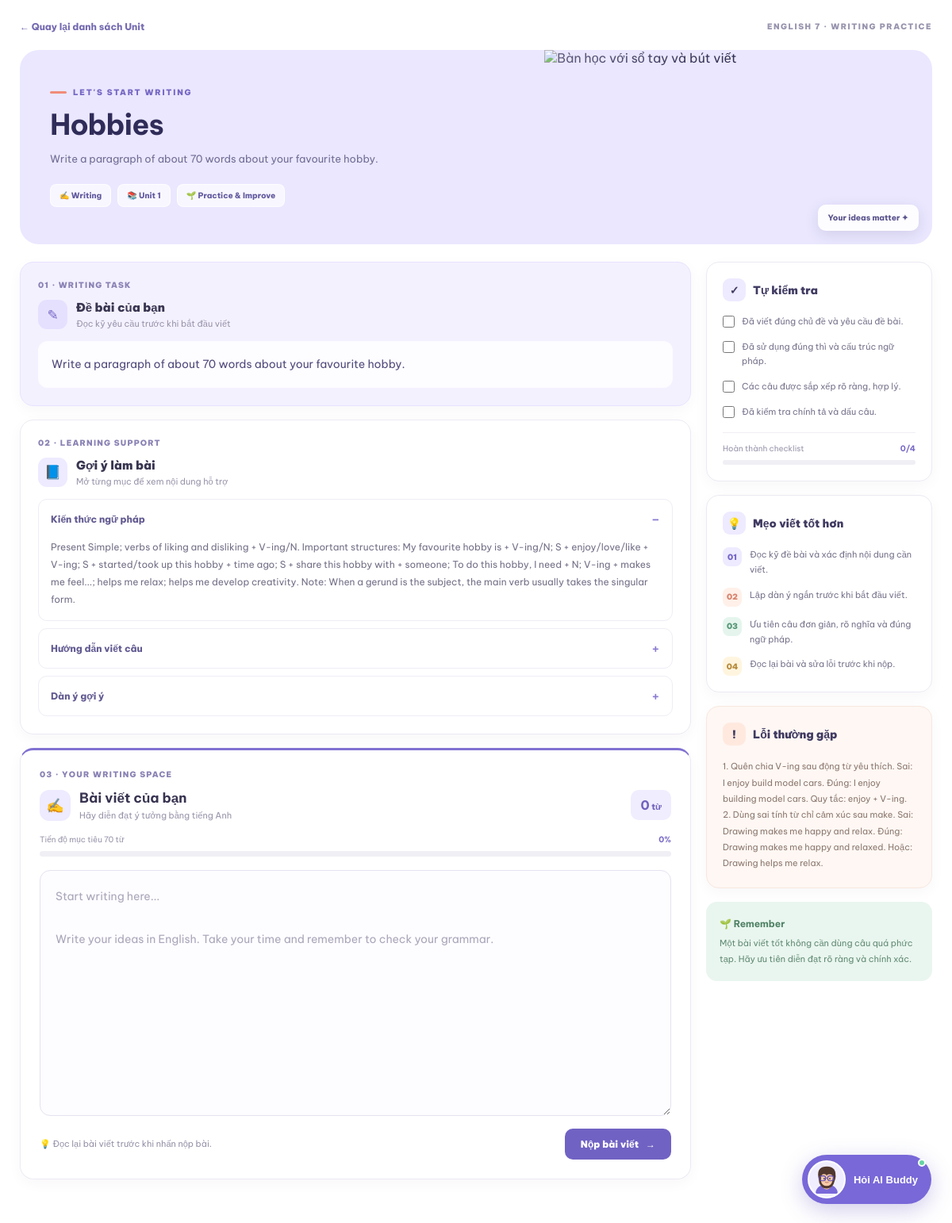
/writing/practice/1 (signed in), run on the app's committed database.
### database.py (models this page shows)
class WritingUnit(db.Model):
    __tablename__ = "writing_units"
    id = db.Column(db.Integer, primary_key=True)
    unit = db.Column(db.Integer, nullable=False, unique=True)
    title = db.Column(db.String(200), nullable=False)
    topic = db.Column(db.String(200))
    writing_type = db.Column(db.String(100))
    writing_topic = db.Column(db.Text)
    grammar_focus = db.Column(db.Text)
    sentence_guide = db.Column(db.Text)
    ordering_exercises = db.Column(db.Text)
    completion_exercises = db.Column(db.Text)
    writing_prompt = db.Column(db.Text)
    outline = db.Column(db.Text)
    sample_basic = db.Column(db.Text)
    sample_intermediate = db.Column(db.Text)
    sample_advanced = db.Column(db.Text)
    rubric = db.Column(db.Text)
    common_errors = db.Column(db.Text)
    self_editing_checklist = db.Column(db.Text)
    created_at = db.Column(
        db.DateTime,
        default=datetime.utcnow
    )

### writing.py (the view, shortened to what this page needs)
@writing_bp.route(
    "/writing/practice/<int:unit_number>",
    methods=["GET", "POST"]
)
@student_required
def writing_practice(unit_number):
    if unit_number < 1 or unit_number > 6:
        abort(404)
    unit = get_writing_unit(unit_number)
    if unit is None:
        flash(
            f"Chưa tìm thấy dữ liệu Writing Unit {unit_number}.",
            "warning"
        )
        return redirect(url_for("writing.writing_home"))
    return render_template(
        "writing/writing_practice.html",
        unit=unit
    )

### app.py (called while the page is built)
@login_manager.user_loader
def load_user(user_id):
    return db.session.get(User, int(user_id))

### writing.py (called while the page is built)
def student_required(function):
    @wraps(function)
    @login_required
    def wrapper(*args, **kwargs):
        if current_user.role != "student":
            abort(403)
        return function(*args, **kwargs)
    return wrapper

def get_writing_unit(unit_number):
    unit = WritingUnit.query.filter_by(
        unit=unit_number
    ).first()
    if unit is None:
        load_writing_data(current_app._get_current_object())
        unit = WritingUnit.query.filter_by(
            unit=unit_number
        ).first()
    return unit

### templates/writing/writing_practice.html (shortened to what this page needs)
{% extends "base.html" %}
{% block content %}
<section class="wpr-page">
    <div class="wpr-topbar">
        <a class="wpr-back" href="{{ url_for('writing.writing_home') }}">
            ← Quay lại danh sách Unit
        </a>
        <span class="wpr-course-label">ENGLISH 7 · WRITING PRACTICE</span>
    </div>
    <header class="wpr-hero">
        <div class="wpr-hero-content">
            <div class="wpr-eyebrow">LET'S START WRITING</div>
            <h1>{{ unit.title }}</h1>
            <p class="wpr-hero-description">
                {{ unit.writing_topic or unit.topic or "Luyện viết tiếng Anh theo chủ đề." }}
            </p>
            <div class="wpr-hero-meta">
                <span class="wpr-meta-tag">✍️ Writing</span>
                <span class="wpr-meta-tag">📚 Unit {{ unit.unit }}</span>
                <span class="wpr-meta-tag">🌱 Practice & Improve</span>
            </div>
        </div>
        <div class="wpr-hero-image">
            <img
                src="https://images.unsplash.com/photo-1455390582262-044cdead277a?w=1000&auto=format&fit=crop&q=85"
                alt="Bàn học với sổ tay và bút viết"
            >
            <div class="wpr-image-overlay"></div>
            <div class="wpr-image-caption">Your ideas matter ✦</div>
        </div>
    </header>
    <div class="wpr-layout">
        <main class="wpr-main">
            <section class="wpr-card wpr-prompt-card">
                <div class="wpr-topic-line">01 · WRITING TASK</div>
                <div class="wpr-card-heading">
                    <div class="wpr-heading-icon">✎</div>
                    <div>
                        <h2>Đề bài của bạn</h2>
                        <p>Đọc kỹ yêu cầu trước khi bắt đầu viết</p>
                    </div>
                </div>
                <div class="wpr-prompt-content">{{ unit.writing_prompt or unit.writing_topic or "Hãy viết một đoạn văn theo chủ đề của Unit này." }}</div>
            </section>
            {% if unit.grammar_focus or unit.sentence_guide or unit.outline %}
            <section class="wpr-card">
                <div class="wpr-topic-line">02 · LEARNING SUPPORT</div>
                <div class="wpr-card-heading">
                    <div class="wpr-heading-icon">📘</div>
                    <div>
                        <h2>Gợi ý làm bài</h2>
                        <p>Mở từng mục để xem nội dung hỗ trợ</p>
                    </div>
                </div>
                <div class="wpr-guide-list">
                    {% if unit.grammar_focus %}
                    <details class="wpr-guide-item" open>
                        <summary>Kiến thức ngữ pháp</summary>
                        <div class="wpr-guide-content">{{ unit.grammar_focus }}</div>
                    </details>
                    {% endif %}
                    {% if unit.sentence_guide %}
                    <details class="wpr-guide-item">
                        <summary>Hướng dẫn viết câu</summary>
                    </details>
                    {% endif %}
                    {% if unit.outline %}
                    <details class="wpr-guide-item">
                        <summary>Dàn ý gợi ý</summary>
                    </details>
                    {% endif %}
                </div>
            </section>
            {% endif %}
            <section class="wpr-card wpr-writing-card">
                <div class="wpr-topic-line">03 · YOUR WRITING SPACE</div>
                <div class="wpr-writing-top">
                    <div class="wpr-writing-title">
                        <div class="wpr-writing-title-icon">✍️</div>
                        <div>
                            <h2>Bài viết của bạn</h2>
                            <p>Hãy diễn đạt ý tưởng bằng tiếng Anh</p>
                        </div>
                    </div>
                    <div class="wpr-word-counter">
                        <strong id="wprWordCount">0</strong> từ
                    </div>
                </div>
                <div class="wpr-progress-info">
                    <span>Tiến độ mục tiêu 70 từ</span>
                    <strong id="wprProgressText">0%</strong>
                </div>
                <div class="wpr-progress-track">
                </div>
                <form
                    method="POST"
                    action="{{ url_for('writing.writing_practice', unit_number=unit.unit) }}"
                    id="wprWritingForm"
                >
                    <textarea
                        class="wpr-textarea"
                        id="wprWritingText"
                        name="user_text"
                        placeholder="Start writing here...
Write your ideas in English. Take your time and remember to check your grammar."
                        required
                    ></textarea>
                    <div class="wpr-writing-footer">
                        <span class="wpr-writing-hint">
                            💡 Đọc lại bài viết trước khi nhấn nộp bài.
                        </span>
                        <button type="submit" class="wpr-submit" id="wprSubmit">
                            Nộp bài viết <span>→</span>
                        </button>
                    </div>
                </form>
            </section>
        </main>
        <aside class="wpr-sidebar">
            <section class="wpr-side-card">
                <h2 class="wpr-side-title">
                    <span>✓</span>
                    Tự kiểm tra
                </h2>
                <div class="wpr-checklist" id="wprChecklist">
                    <label class="wpr-check-item">
                        <input type="checkbox">
                        <span>Đã viết đúng chủ đề và yêu cầu đề bài.</span>
                    </label>
                    <label class="wpr-check-item">
                        <input type="checkbox">
                        <span>Đã sử dụng đúng thì và cấu trúc ngữ pháp.</span>
                    </label>
                    <label class="wpr-check-item">
                        <input type="checkbox">
                        <span>Các câu được sắp xếp rõ ràng, hợp lý.</span>
                    </label>
                    <label class="wpr-check-item">
                        <input type="checkbox">
                        <span>Đã kiểm tra chính tả và dấu câu.</span>
                    </label>
                </div>
                <div class="wpr-check-progress">
                    <div class="wpr-check-progress-top">
                        <span>Hoàn thành checklist</span>
                        <strong id="wprCheckCount">0/4</strong>
                    </div>
                    <div class="wpr-check-track">
                    </div>
                </div>
            </section>
            <section class="wpr-side-card">
                <h2 class="wpr-side-title">
                    <span>💡</span>
                    Mẹo viết tốt hơn
                </h2>
                <div class="wpr-tips">
                    <div class="wpr-tip-item">
                        <span class="wpr-tip-number">01</span>
                        <span>Đọc kỹ đề bài và xác định nội dung cần viết.</span>
                    </div>
                    <div class="wpr-tip-item">
                        <span class="wpr-tip-number">02</span>
                        <span>Lập dàn ý ngắn trước khi bắt đầu viết.</span>
                    </div>
                    <div class="wpr-tip-item">
                        <span class="wpr-tip-number">03</span>
                        <span>Ưu tiên câu đơn giản, rõ nghĩa và đúng ngữ pháp.</span>
                    </div>
                    <div class="wpr-tip-item">
                        <span class="wpr-tip-number">04</span>
                        <span>Đọc lại bài và sửa lỗi trước khi nộp.</span>
                    </div>
                </div>
            </section>
            {% if unit.common_errors %}
            <section class="wpr-side-card wpr-error-card">
                <h2 class="wpr-side-title">
                    <span>!</span>
                    Lỗi thường gặp
                </h2>
                <div class="wpr-side-text">{{ unit.common_errors }}</div>
            </section>
            {% endif %}
            <div class="wpr-reminder">
                <strong>🌱 Remember</strong>
                Một bài viết tốt không cần dùng câu quá phức tạp. Hãy ưu tiên diễn đạt rõ ràng và chính xác.
            </div>
        </aside>
    </div>
</section>
{% endblock %}

### static/css/style.css (style rules this page uses)
:root { --dark: #20212c; --purple: #7665d8; --light-purple: #f0edff; --text: #777887; --background: #faf9ff; }
* { margin: 0; padding: 0; box-sizing: border-box; }
html { scroll-behavior: smooth; min-height: 100%; }
body { min-height: 100%; font-family: 'Be Vietnam Pro', sans-serif; background: white; color: var(--dark); overflow-x: hidden; }
a { text-decoration: none; color: inherit; }

### data on the page
WritingUnit: title "Hobbies", writing_topic "Write a paragraph of about 70 words about your favourite hobby.", unit "1", writing_prompt "Write a paragraph of about 70 words about your favourite hobby.", grammar_focus "Present Simple; verbs of liking and disliking + V-ing/N. Important structures: My favourite hobby is + V-ing/N; S + enjoy/love/like + V-ing; S + started/took up this hobby + time ago; S + share this hobby with + someone; To do this hobby, I need + N; V-ing + makes me feel...; helps me relax; helps me develop creativity. Note: When a gerund is the subject, the main verb usually takes the singular form.", common_errors "1. Quên chia V-ing sau động từ yêu thích. Sai: I enjoy build model cars. Đúng: I enjoy building model cars. Quy tắc: enjoy + V-ing. 2. Dùng sai tính từ chỉ cảm xúc sau make. Sai: Drawing makes me happy and relax. Đúng: Drawing makes me happy and relaxed. Hoặc: Drawing helps me relax."
